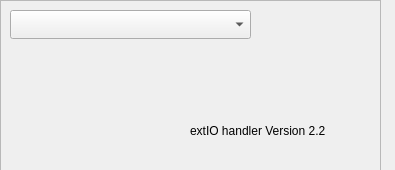
<?xml version="1.0" encoding="UTF-8"?>
<ui version="4.0">
 <class>extioWidget</class>
 <widget class="QWidget" name="extioWidget">
  <property name="geometry">
   <rect>
    <x>0</x>
    <y>0</y>
    <width>395</width>
    <height>170</height>
   </rect>
  </property>
  <property name="windowTitle">
   <string>Form</string>
  </property>
  <widget class="QFrame" name="frame">
   <property name="geometry">
    <rect>
     <x>0</x>
     <y>0</y>
     <width>381</width>
     <height>231</height>
    </rect>
   </property>
   <property name="frameShape">
    <enum>QFrame::StyledPanel</enum>
   </property>
   <property name="frameShadow">
    <enum>QFrame::Raised</enum>
   </property>
   <widget class="QLabel" name="label">
    <property name="geometry">
     <rect>
      <x>190</x>
      <y>120</y>
      <width>171</width>
      <height>21</height>
     </rect>
    </property>
    <property name="text">
     <string>extIO handler Version 2.2</string>
    </property>
   </widget>
   <widget class="QLabel" name="nameofdll">
    <property name="geometry">
     <rect>
      <x>10</x>
      <y>80</y>
      <width>131</width>
      <height>21</height>
     </rect>
    </property>
    <property name="text">
     <string/>
    </property>
   </widget>
   <widget class="QLabel" name="status">
    <property name="geometry">
     <rect>
      <x>10</x>
      <y>50</y>
      <width>361</width>
      <height>31</height>
     </rect>
    </property>
    <property name="text">
     <string/>
    </property>
   </widget>
   <widget class="QComboBox" name="theSelector">
    <property name="geometry">
     <rect>
      <x>10</x>
      <y>10</y>
      <width>241</width>
      <height>29</height>
     </rect>
    </property>
   </widget>
  </widget>
 </widget>
 <resources/>
 <connections/>
</ui>
